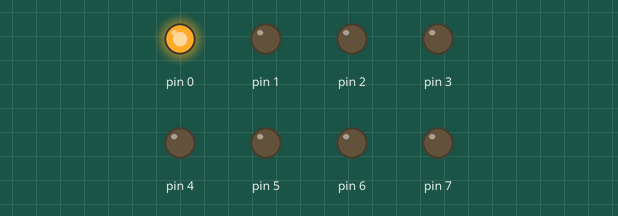
Recording of a sketch running on a simulated Arduino Uno, built with avr-gcc and run on an emulated ATmega328P. On the bench: output pins drawn as LEDs (lit = HIGH).

Above: at 0.15 s.
At 0.45 s:
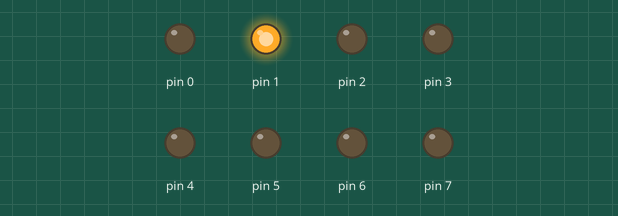
At 1.35 s:
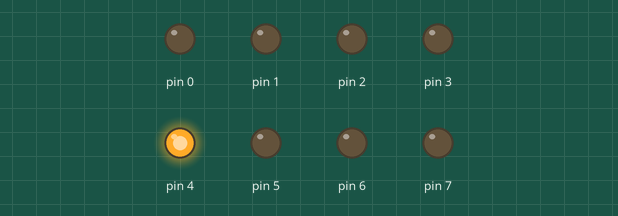
At 2.55 s:
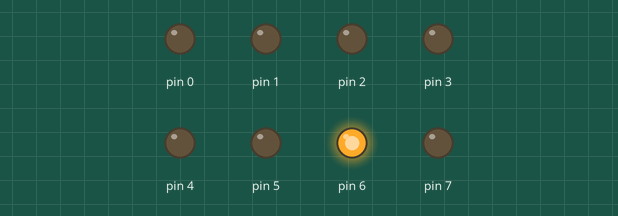
At 3.75 s:
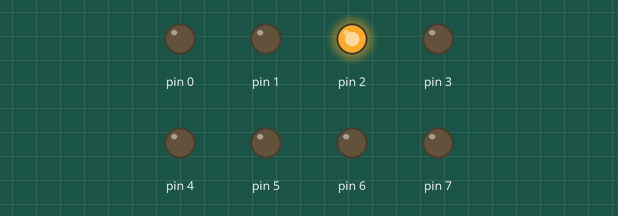
At 5.25 s:
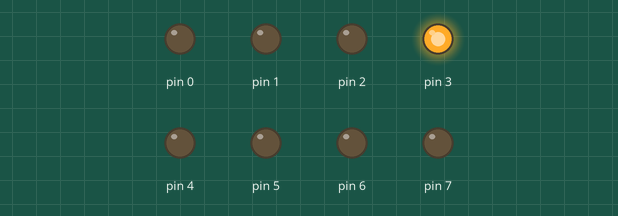
Timing chart, 0 to 5.5 s (numbered marks = the images above):
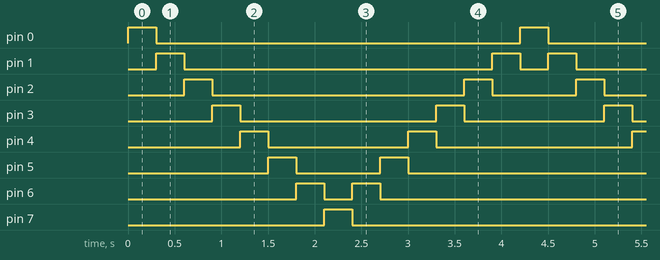

Measured:
- by itself, pin 0, pin 7: alternates HIGH for 0.30 s and LOW for 3.9 s
- by itself, pin 1: repeats every 4.2 s: LOW 3.3 s, HIGH 0.30 s, LOW 0.30 s, HIGH 0.30 s
- by itself, pin 2: repeats every 4.2 s: LOW 2.7 s, HIGH 0.30 s, LOW 0.90 s, HIGH 0.30 s
- by itself, pin 3: repeats every 4.2 s: LOW 2.1 s, HIGH 0.30 s, LOW 1.5 s, HIGH 0.30 s
- by itself, pin 4: repeats every 4.2 s: LOW 1.5 s, HIGH 0.30 s, LOW 2.1 s, HIGH 0.30 s
- by itself, pin 5: repeats every 4.2 s: LOW 0.90 s, HIGH 0.30 s, LOW 2.7 s, HIGH 0.30 s
- by itself, pin 6: repeats every 4.2 s: LOW 0.30 s, HIGH 0.30 s, LOW 3.3 s, HIGH 0.30 s

The sketch:

part2.ino
```cpp
byte timer = B00000001;
boolean flag = true;

void setup()
{
    DDRD = B11111111;
}

void loop()
{
    PORTD = timer;
    delay(300);

    if(flag){
        timer *= 2;
        if(timer == B10000000){
            flag = false;
        }
    }else{
        timer /= 2;
        if(timer == B00000001){
     	    flag = true;
        }
    }
}
```
